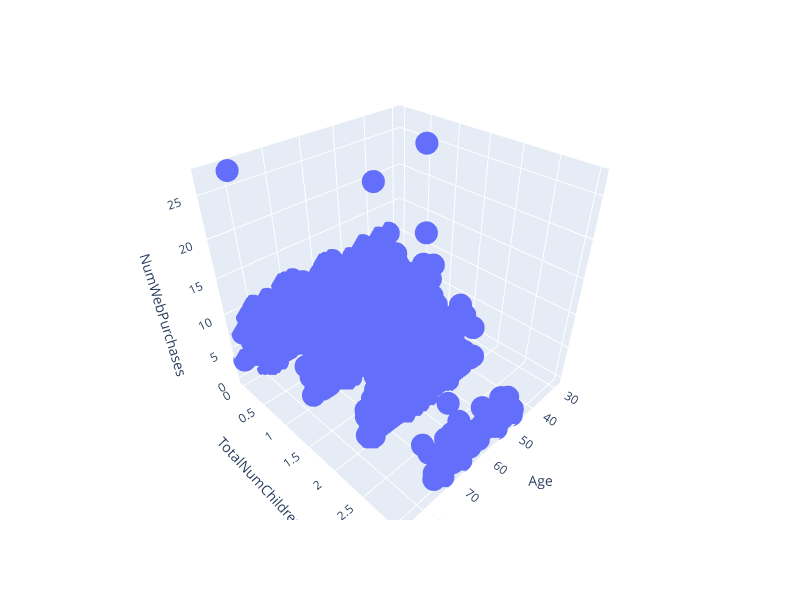

Notebook code cell kept with this figure:
### Code cell
import plotly.express as px
import plotly.graph_objects as go
fig = px.scatter_3d(df, x='Age', y='TotalNumChildren', z='NumWebPurchases')
fig.update_layout(
    width=800,   # width in pixels
    height=600   # height in pixels
)
fig.show()

### Figure 1 — Plotly figure (JSON) as saved in the notebook; plotly's stock layout.template omitted (floating-point values rounded to 4 significant figures; data arrays with more than 128 entries replaced by an {"elided": "..."} marker saying what was removed)
{"data": [{"hovertemplate": "Age=%{x}<br>TotalNumChildren=%{y}<br>NumWebPurchases=%{z}<extra></extra>", "legendgroup": "", "marker": {"color": "#636efa", "symbol": "circle"}, "mode": "markers", "name": "", "scene": "scene", "showlegend": false, "type": "scatter3d", "x": {"elided": "2226 int values"}, "y": {"elided": "2226 int values"}, "z": {"elided": "2226 int values"}}], "layout": {"height": 600, "legend": {"tracegroupgap": 0}, "margin": {"t": 60}, "scene": {"domain": {"x": [0, 1], "y": [0, 1]}, "xaxis": {"title": {"text": "Age"}}, "yaxis": {"title": {"text": "TotalNumChildren"}}, "zaxis": {"title": {"text": "NumWebPurchases"}}}, "width": 800}}
